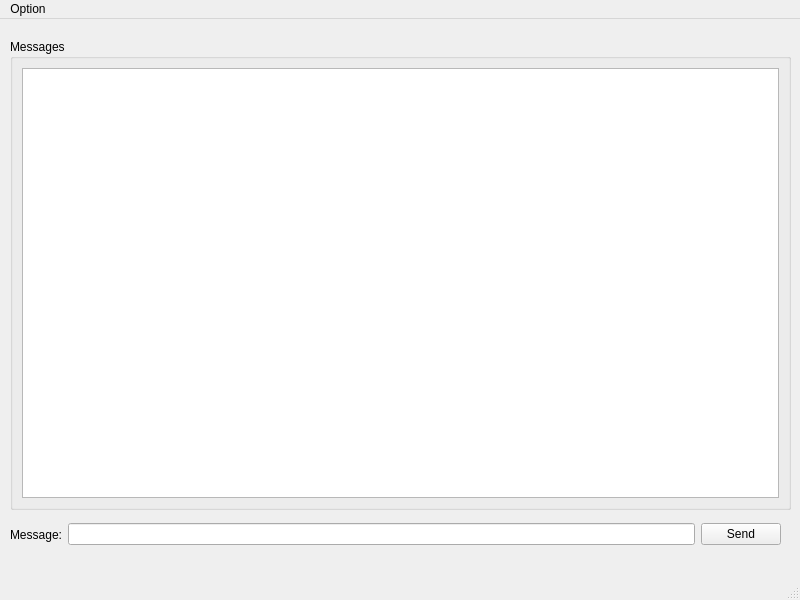
<?xml version="1.0" encoding="UTF-8"?>
<ui version="4.0">
 <class>MainWindow</class>
 <widget class="QMainWindow" name="MainWindow">
  <property name="geometry">
   <rect>
    <x>0</x>
    <y>0</y>
    <width>800</width>
    <height>600</height>
   </rect>
  </property>
  <property name="windowTitle">
   <string>Client</string>
  </property>
  <widget class="QWidget" name="centralwidget">
   <widget class="QGroupBox" name="groupBox">
    <property name="geometry">
     <rect>
      <x>10</x>
      <y>20</y>
      <width>781</width>
      <height>471</height>
     </rect>
    </property>
    <property name="title">
     <string>Messages</string>
    </property>
    <layout class="QHBoxLayout" name="horizontalLayout">
     <item>
      <widget class="QListWidget" name="listMessages"/>
     </item>
    </layout>
   </widget>
   <widget class="QWidget" name="">
    <property name="geometry">
     <rect>
      <x>10</x>
      <y>500</y>
      <width>771</width>
      <height>31</height>
     </rect>
    </property>
    <layout class="QHBoxLayout" name="horizontalLayout_2">
     <item>
      <widget class="QLabel" name="label">
       <property name="text">
        <string>Message:</string>
       </property>
      </widget>
     </item>
     <item>
      <widget class="QLineEdit" name="lnMessage"/>
     </item>
     <item>
      <widget class="QPushButton" name="btnSend">
       <property name="text">
        <string>Send</string>
       </property>
      </widget>
     </item>
    </layout>
   </widget>
  </widget>
  <widget class="QMenuBar" name="menubar">
   <property name="geometry">
    <rect>
     <x>0</x>
     <y>0</y>
     <width>800</width>
     <height>25</height>
    </rect>
   </property>
   <widget class="QMenu" name="menuOption">
    <property name="title">
     <string>Option</string>
    </property>
    <addaction name="actionConnect"/>
    <addaction name="actionExit"/>
   </widget>
   <addaction name="menuOption"/>
  </widget>
  <widget class="QStatusBar" name="statusbar"/>
  <action name="actionConnect">
   <property name="text">
    <string>Connect</string>
   </property>
  </action>
  <action name="actionExit">
   <property name="text">
    <string>Exit</string>
   </property>
  </action>
 </widget>
 <resources/>
 <connections/>
</ui>
